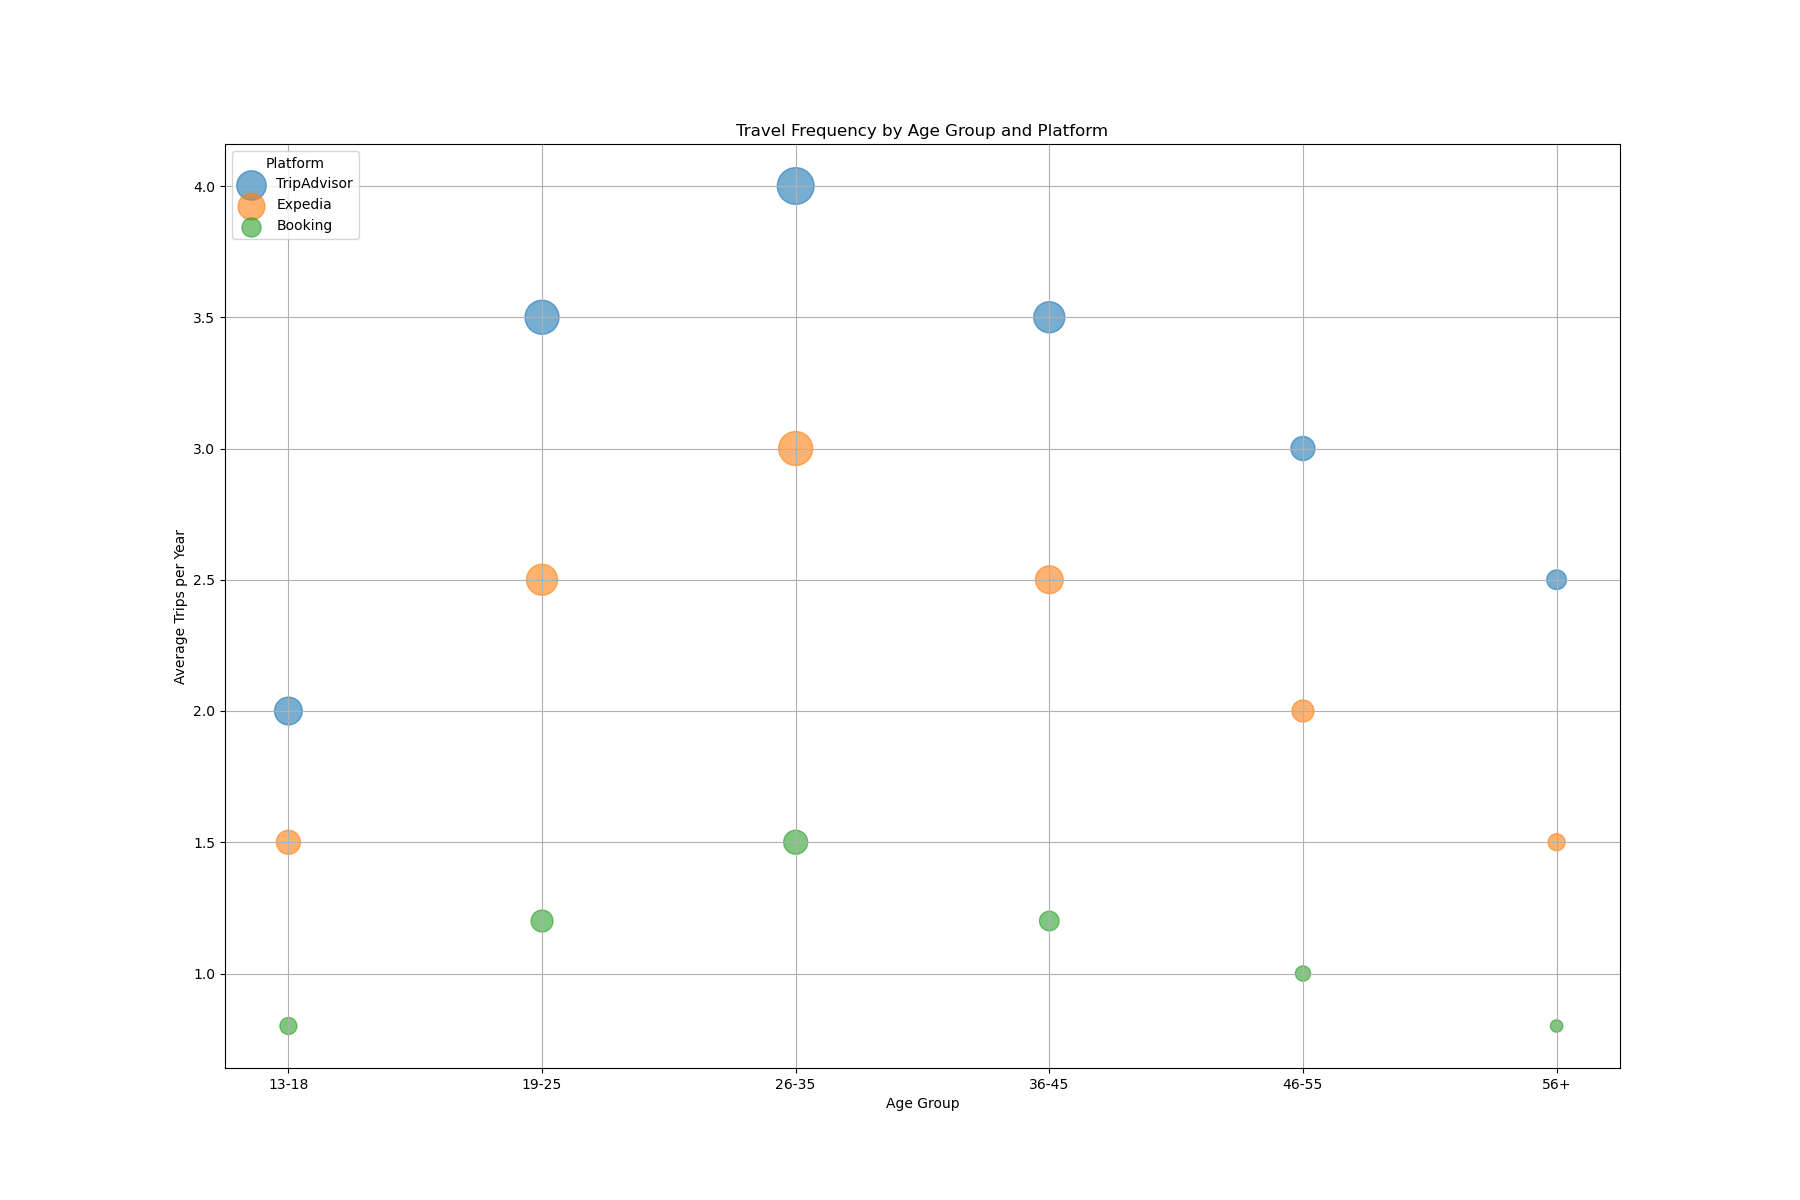

Source code (Python):

import matplotlib.pyplot as plt
import pandas as pd

data = {
    "Age Group": ["13-18", "13-18", "13-18", "19-25", "19-25", "19-25", 
                  "26-35", "26-35", "26-35", "36-45", "36-45", "36-45",
                  "46-55", "46-55", "46-55", "56+", "56+", "56+"],
    "Average Trips per Year": [2, 1.5, 0.8, 3.5, 2.5, 1.2, 4, 3, 1.5, 3.5, 2.5, 1.2, 3, 2, 1, 2.5, 1.5, 0.8],
    "Number of Travelers": [400000, 300000, 150000, 600000, 500000, 250000, 
                            700000, 600000, 300000, 500000, 400000, 200000,
                            300000, 250000, 120000, 200000, 150000, 80000],
    "Platform": ["TripAdvisor", "Expedia", "Booking", "TripAdvisor", 
                 "Expedia", "Booking", "TripAdvisor", "Expedia", 
                 "Booking", "TripAdvisor", "Expedia", "Booking", 
                 "TripAdvisor", "Expedia", "Booking", "TripAdvisor", 
                 "Expedia", "Booking"]
}
df = pd.DataFrame(data)

platform_colors = {
    'TripAdvisor': '#1f77b4',
    'Expedia': '#ff7f0e',
    'Booking': '#2ca02c'
}

plt.figure(figsize=(18, 12))
for platform in df['Platform'].unique():
    subset = df[df['Platform'] == platform]
    plt.scatter(
        subset['Age Group'], 
        subset['Average Trips per Year'], 
        s=subset['Number of Travelers']/1000, 
        alpha=0.6,
        color=platform_colors[platform],
        label=platform
    )

plt.title('Travel Frequency by Age Group and Platform')
plt.xlabel('Age Group')
plt.ylabel('Average Trips per Year')
plt.legend(title='Platform', loc='upper left')
plt.grid(True)
plt.show()
